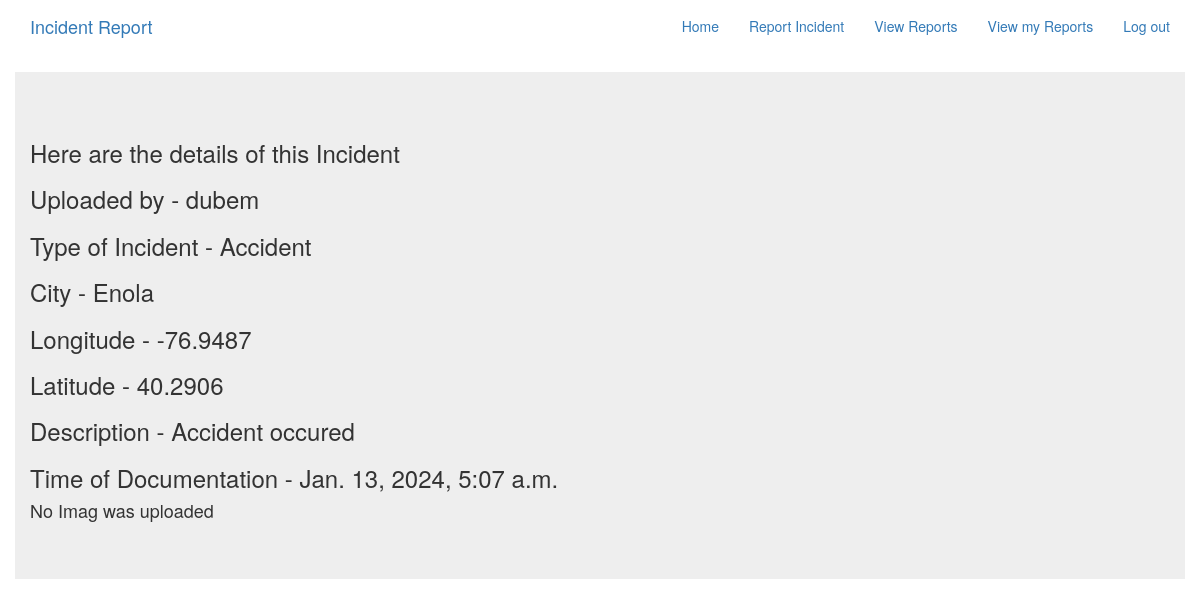
The app's page /reports/details/7 (signed in) with its own data.
### incident_app/models.py (models this page shows, shortened)
class Incident(models.Model):
    category_choices = [
        ('Accident', 'Accident'),
        ('Fighting', 'Fighting'),
        ('Rioting', 'Rioting'),
    ]
    user = models.ForeignKey(User, on_delete=models.CASCADE)
    category = models.CharField(max_length=255, choices=category_choices)
    description = models.TextField(blank=False, max_length=400)
    address = models.CharField(max_length=255, default='')
    latitude = models.FloatField(blank=True, null=True)
    longitude = models.FloatField(blank=True, null=True)
    timestamp = models.DateTimeField(auto_now_add=True)
    images = models.ImageField(blank=True, null=True)

### incident_app/views.py (the view)
# urls.py: path('details/<int:pk>', views.IncidentDetails.as_view(), name='details')
class IncidentDetails(LoginRequiredMixin, generic.DetailView):
    template_name = 'incident_app/incident_details.html'
    model = Incident
    context_object_name = 'incidents'

### incident_app/templates/incident_app/incident_details.html
{% extends 'base.html' %}
{% block body_block %}
<div class='container jumbotron'>
    <h3>Here are the details of this Incident</h3>
    <h3>Uploaded by - {{incidents.user}}</h3>
    <h3>Type of Incident - {{incidents.category}}</h3>
    <h3>City - {{incidents.address}}</h3>
    <h3>Longitude - {{incidents.longitude}}</h3>
    <h3>Latitude - {{incidents.latitude}}</h3>
    <h3>Description - {{incidents.description}}</h3>
    <h3>Time of Documentation - {{incidents.timestamp}}</h3>
    {% if incidents.images %}
    <img src="{{incidents.images.url}}" alt="Incident Image">
    {% else %}
    <h4>No Imag was uploaded</h4>
    {% endif %}
</div>
{% endblock %}

### records on screen
Incident: user "dubem", category "Accident", address "Enola", longitude "-76.9487", latitude "40.2906", description "Accident occured", timestamp "Jan. 13, 2024, 5:07 a.m."
